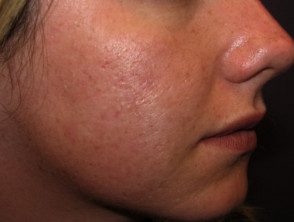
#> input picture src/utils/points/dataset/acne/acne-face-1-53__ProtectWyJQcm90ZWN0Il0_FocusFillWzI5NCwyMjIsIngiLDFd.jpg, 294 x 222 px
$ python -i wrinkles.py   (imports and definitions only)
#> lines starting #> are read from the running program, lines starting #| are printed output that depends on the picture
#> further down, picture is the input picture: shape (222, 294, 3); mean B, G, R 55.8, 70.9, 121.9


from PIL import Image
import cv2
import time
import numpy as np
from skimage.filters import frangi, gabor
from skimage import measure, morphology


def seam_search(image):
    b, g, r = cv2.split(image)
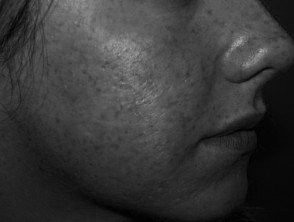
#> b: shape (222, 294); min 0, max 171, mean 55.8
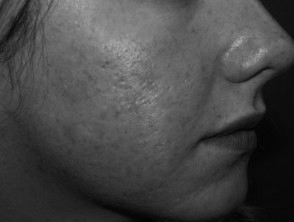
#> g: shape (222, 294); min 0, max 178, mean 70.9
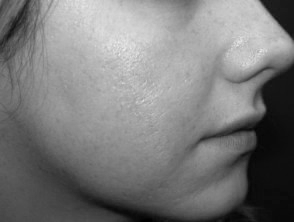
#> r: shape (222, 294); min 0, max 237, mean 121.9
#> (the run stopped early here; a loop or call above may not have finished)

$ run again, on src/utils/points/dataset/acne/acne-face-2-34__ProtectWyJQcm90ZWN0Il0_FocusFillWzI5NCwyMjIsIngiLDFd.jpg
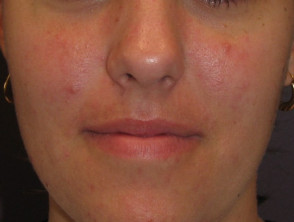
#> input picture src/utils/points/dataset/acne/acne-face-2-34__ProtectWyJQcm90ZWN0Il0_FocusFillWzI5NCwyMjIsIngiLDFd.jpg, 294 x 222 px
#> picture is the input picture: shape (222, 294, 3); mean B, G, R 59.6, 78.9, 129.9
#> in seam_search, `b, g, r = cv2.split(image)`:
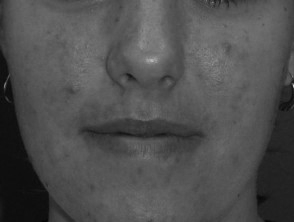
#> g: shape (222, 294); min 3, max 210, mean 78.9
#> in seam_search, `b, g, r = cv2.split(image)`:
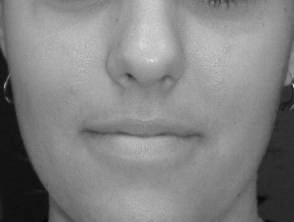
#> r: shape (222, 294); min 2, max 230, mean 129.9

$ run again, on src/utils/points/dataset/acne/acne-face-2-35__ProtectWyJQcm90ZWN0Il0_FocusFillWzI5NCwyMjIsIngiLDFd.jpg
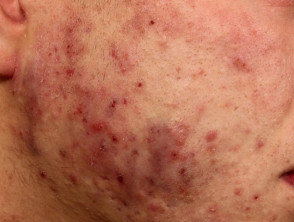
#> input picture src/utils/points/dataset/acne/acne-face-2-35__ProtectWyJQcm90ZWN0Il0_FocusFillWzI5NCwyMjIsIngiLDFd.jpg, 294 x 222 px
#> picture is the input picture: shape (222, 294, 3); mean B, G, R 85.4, 112.4, 182.8
#> in seam_search, `b, g, r = cv2.split(image)`:
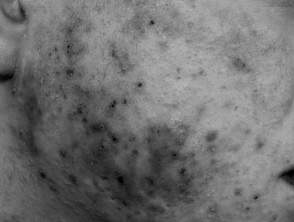
#> g: shape (222, 294); min 0, max 184, mean 112.4
#> in seam_search, `b, g, r = cv2.split(image)`:
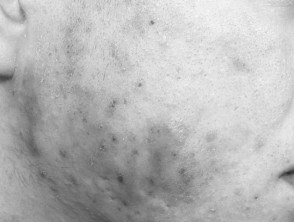
#> r: shape (222, 294); min 46, max 248, mean 182.8

$ run again, on src/utils/points/dataset/acne/acne-face-2-36__ProtectWyJQcm90ZWN0Il0_FocusFillWzI5NCwyMjIsIngiLDFd.jpg
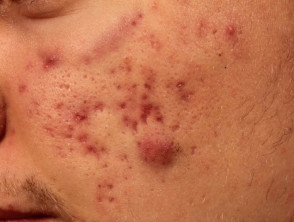
#> input picture src/utils/points/dataset/acne/acne-face-2-36__ProtectWyJQcm90ZWN0Il0_FocusFillWzI5NCwyMjIsIngiLDFd.jpg, 294 x 222 px
#> picture is the input picture: shape (222, 294, 3); mean B, G, R 77.9, 113.9, 193.6
#> in seam_search, `b, g, r = cv2.split(image)`:
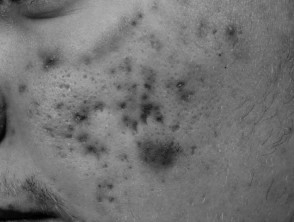
#> g: shape (222, 294); min 0, max 178, mean 113.9
#> in seam_search, `b, g, r = cv2.split(image)`:
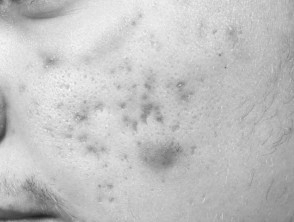
#> r: shape (222, 294); min 34, max 252, mean 193.6
